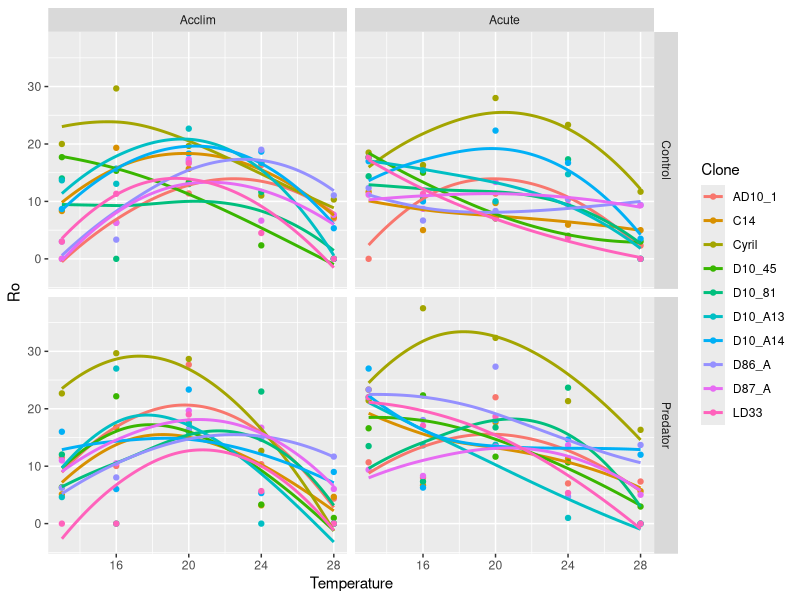
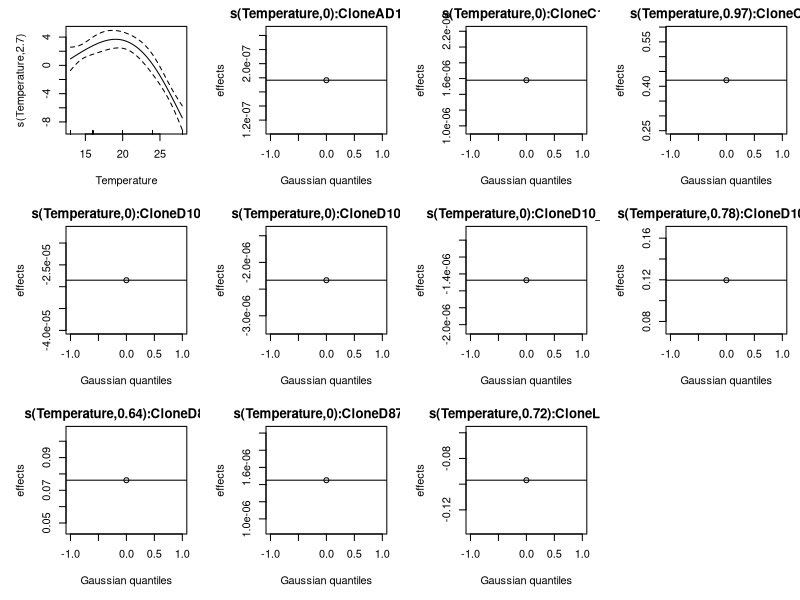
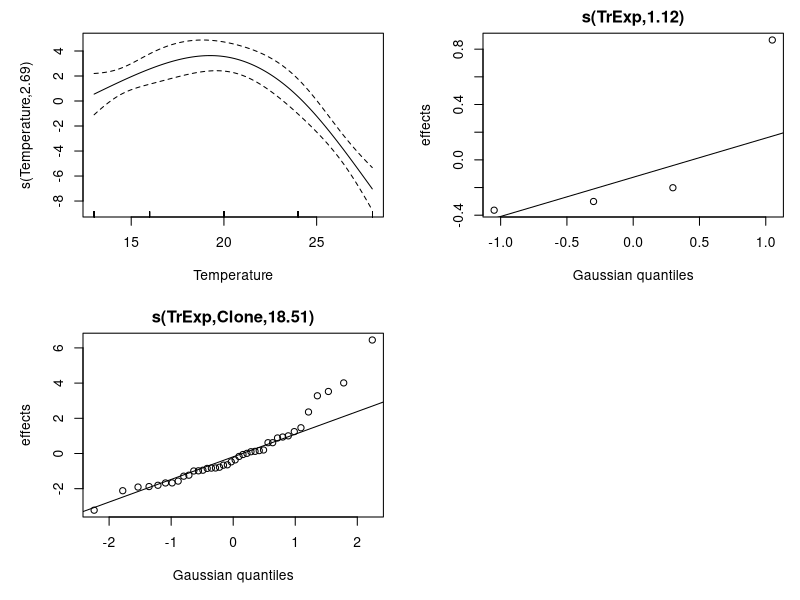

These figures' R source, in order: (Note: this script raises an error after producing the figures.)
library(tidyverse)
library(splines)
library(mgcv)

# data
hd <- read_csv("./Data/PopulationGrowth.csv")
glimpse(hd)


# Get Ro data in order
Ro <- hd %>%
  filter(Stage == "B1"|Stage == "B2") %>% 
  mutate(lxmx = Survival * Mean.Rep) %>% 
  ungroup() %>% 
  group_by(Clone, Temperature, Treatment, Experiment) %>% 
  summarise(Ro = sum(lxmx, na.rm = TRUE)) %>% 
  ungroup() %>% 
  # create combined factor, unordered
  mutate(TrExp = factor(paste(Treatment,Experiment, sep = "_"), ordered = FALSE)) %>% 
  # ensure clone is unordered factor (from paper)
  mutate(Clone = factor(Clone, ordered = FALSE)) %>% 
  # ensure Temperature is numeric
  mutate(Temperature = as.numeric(Temperature))

# first view of it
ggplot(Ro, aes(x = Temperature, y = Ro, group = Clone, colour = Clone))+
  geom_point()+
  geom_smooth(span = 2, se=FALSE)+
  facet_grid(Treatment ~ Experiment)


# MGCV gam models
# This works but lacks the Treatments and Experiment.
mod2_1 <- gam(Ro ~ s(Temperature, bs = "tp", k = 4)+
              s(Temperature, by = Clone, bs = "re"),
            data = Ro,
            drop.unused.levels = FALSE, 
            method="REML")
plot(mod2_1, pages = 1)


# This works but....
# tp spline for base
# Treatment_Experiment as re
# Clone nested in Treatment_Experiment as re
mod2_2 <- gam(Ro ~ s(Temperature, bs = "tp", k = 4)+
                s(TrExp, bs = "re")+
                s(TrExp, Clone, bs = "re"),
              data = Ro,
              drop.unused.levels = FALSE, 
              method="REML")

plot(mod2_2, pages = 1)

# this doesn't work
# tp for base
# Temperature by TrExp as factor spline
# Temperature by clone as re
mod2_3 <- gam(Ro ~ s(Temperature, bs = "tp", k = 4)+
              s(Temperature, by = TrExp, bs = "fs")+
              s(Temperature, by = Clone, bs = "re"),
            data = Ro,
            drop.unused.levels = FALSE, 
            method="REML")


# This works
# Temp x TrExp as baseline
# clone as re
mod2_4 <- gam(Ro ~ s(Temperature, by = TrExp, bs = "tp", k = 4)+
                s(Clone, bs = "re"),
              data = Ro,
              drop.unused.levels = FALSE, 
              method="REML")

plot(mod2_4, pages = 1)

# This does not work either, matches format at end of PeerJ
# Temp for base
# Temp by TrExo as factor spline
# TrExp with Clone nested as re
mod2_5 <- gam(Ro ~ s(Temperature, bs = "tp", k = 4)+
              s(Temperature, by = TrExp, bs = "fs")+
              s(TrExp, by = Clone, bs = "re"),
            data = Ro,
            drop.unused.levels = FALSE, 
            method="REML")



# prediction plots
# need to get core smooth as well
newX <- expand.grid(Temperature = seq(from = 13, to = 28, by = 0.5),
                    Clone = levels(Ro$Clone),
                    TrExp = levels(Ro$TrExp))

newY <- predict(mod2_4, newdata = newX, type = "response")
plotThese <- data.frame(newX, fittedRo = newY)

# need to get core smooth onto plots
ggplot(plotThese, aes(x = Temperature, y = fittedRo,
                      group = Clone, colour = Clone))+
  geom_line()+
  facet_wrap(~TrExp, ncol = 2)
  
plot(mod2_4) 
